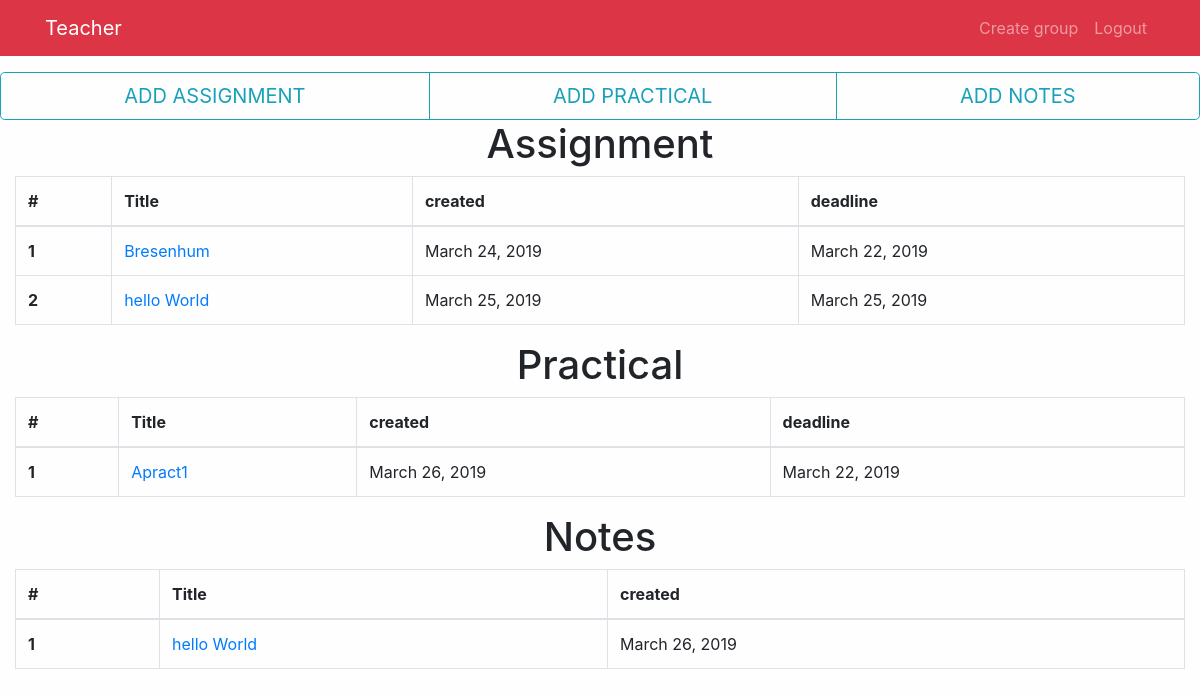
/teacher_group_detail/1/ (signed in), run on an earlier commit of the app's database.
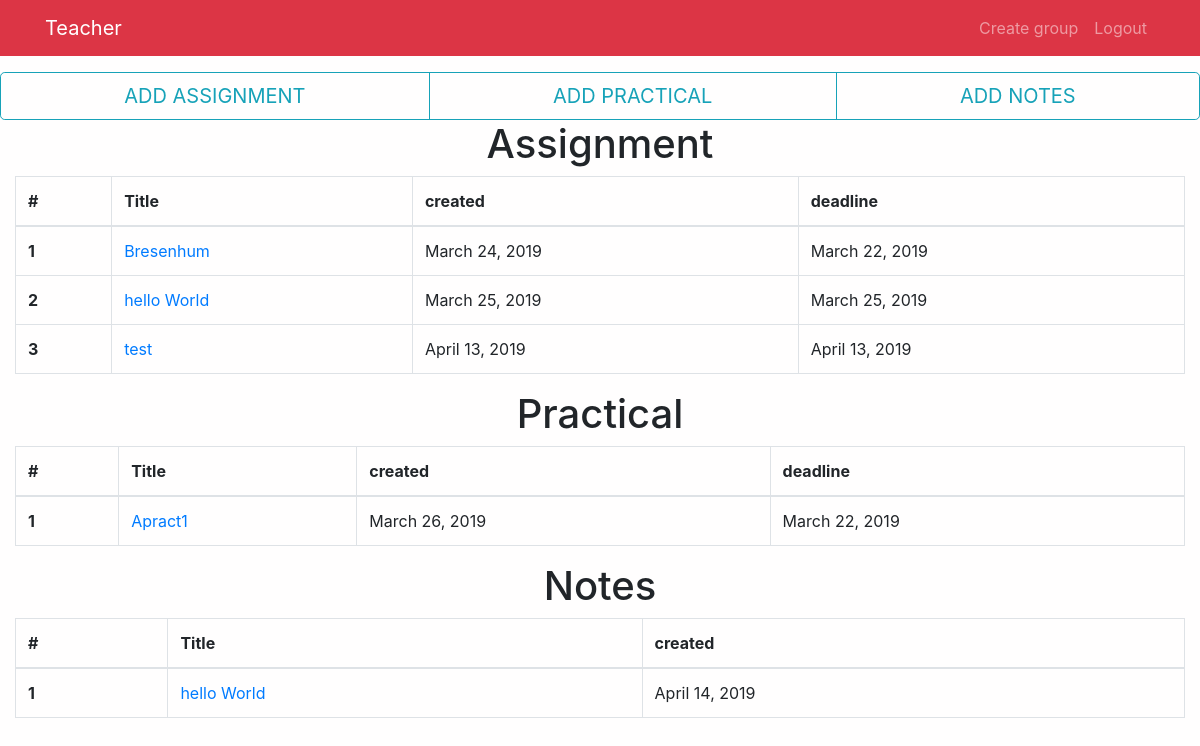
And on a later commit of the database.
### teachers/models.py (models this page shows, shortened)
class assignment(models.Model):
    teacher=models.ForeignKey(teacher,on_delete=models.CASCADE)
    group=models.ForeignKey(group,on_delete=models.CASCADE)
    created = models.DateField(auto_now=True)
    title=models.CharField(max_length=50,blank=False)
    content=models.TextField(blank=True)
    file = models.FileField(upload_to="assignment",blank=True,null=True)
    deadline = models.DateField()

class practical(models.Model):
    teacher=models.ForeignKey(teacher,on_delete=models.CASCADE)
    group=models.ForeignKey(group,on_delete=models.CASCADE)
    created=models.DateField(auto_now=True)
    title = models.CharField(max_length=50,blank=False)
    content=models.TextField(blank=True)
    file = models.FileField(upload_to="practical",blank=True,null=True)
    deadline = models.DateField()

class notes(models.Model):
    teacher = models.ForeignKey(teacher, on_delete=models.CASCADE)
    group = models.ForeignKey(group, on_delete=models.CASCADE)
    created = models.DateField(auto_now=True)
    title = models.CharField(max_length=50,blank=False)
    content = models.TextField(blank=True)
    file = models.FileField(upload_to="notes", blank=True, null=True)

### home/views.py (the view)
# urls.py: path('teacher_group_detail/<int:pk>/',views.teacher_group_detail,name="teacher_group_detail"),
@login_required
def teacher_group_detail(request,pk):
    group_detail=group.objects.get(pk=pk)
    try :
        assignments=assignment.objects.filter(group=group_detail)
        print(assignment)
    except:
        assignments = None
    try :
        note=notes.objects.filter(group=group_detail)
    except:
        note = None
    try :
        practicals=practical.objects.filter(group=group_detail)
    except:
        practicals=None
    context={
        'group':group_detail,
        'assignment':assignments,
        'practical':practicals,
        'notes':note,
    }
    return render(request,"teacher_group_detail.html",context)

### templates/teacher_group_detail.html
{% extends "teacher_home.html" %}
{% block body %}
 <div class="btn-group btn-group-justified btn-block">
<a href="{% url 'teacher:addassignment' pk=group.pk %}" class="btn btn-outline-info  btn-lg  text-uppercase" >Add assignment</a>
<a href="{% url 'teacher:addpractical' pk=group.pk %}" class="btn btn-outline-info  btn-lg  text-uppercase">Add practical</a>
<a href="{% url 'teacher:addnotes' pk=group.pk %}" class="btn btn-outline-info  btn-lg  text-uppercase">Add notes</a>
</div>
<h1 class="text-center">Assignment</h1>
{% if assignment %}
<div class="container-fluid">
<table class="table table-bordered">
  <thead>
    <tr>
      <th scope="col">#</th>
      <th scope="col">Title</th>
      <th scope="col">created</th>
      <th scope="col">deadline</th>
    </tr>
  </thead>
  <tbody>
    {%for temp in assignment %}
    <tr>
      <th scope="row">{{forloop.counter}}</th>
      <td> <a href="{% url 'teacher:viewassignment' assignpk=temp.pk %}">{{temp.title}}</a></td>
      <td>{{temp.created}}</td>
      <td>{{temp.deadline}}</td>
    </tr>
    {%endfor %}
  </tbody>
</table>
</div>
{%else%}
<h2>Nothing assigned</h2>
{% endif %}
<h1 class="text-center">Practical</h1>
{% if practical %}
<div class="container-fluid">
<table class="table table-bordered">
  <thead>
    <tr>
      <th scope="col">#</th>
      <th scope="col">Title</th>
      <th scope="col">created</th>
      <th scope="col">deadline</th>
    </tr>
  </thead>
  <tbody>
    {%for temp in practical %}
    <tr>
      <th scope="row">{{forloop.counter}}</th>
      <td> <a href="{% url 'teacher:viewpractical' assignpk=temp.pk %}">{{temp.title}}</a></td>
      <td>{{temp.created}}</td>
      <td>{{temp.deadline}}</td>
    </tr>
    {%endfor %}
  </tbody>
</table>
</div>
{%else%}
<h2>Nothing assigned</h2>
{% endif %}
<h1 class="text-center">Notes</h1>
{% if notes %}
<div class="container-fluid">
<table class="table table-bordered">
  <thead>
    <tr>
      <th scope="col">#</th>
      <th scope="col">Title</th>
      <th scope="col">created</th>
    </tr>
  </thead>
  <tbody>
    {%for temp in notes %}
    <tr>
      <th scope="row">{{forloop.counter}}</th>
      <td> <a href="{% url 'teacher:viewnotes' assignpk=temp.pk %}">{{temp.title}}</a></td>
      <td>{{temp.created}}</td>
    </tr>
    {%endfor %}
  </tbody>
</table
</div>
{%else%}
<h2>Nothing assigned</h2>
{% endif %}
{% endblock %}

What changed in the data, as far as the page shows it:
added assignment: title "test", created "April 13, 2019", deadline "April 13, 2019"
changed notes "hello World": created "March 26, 2019" → "April 14, 2019"
